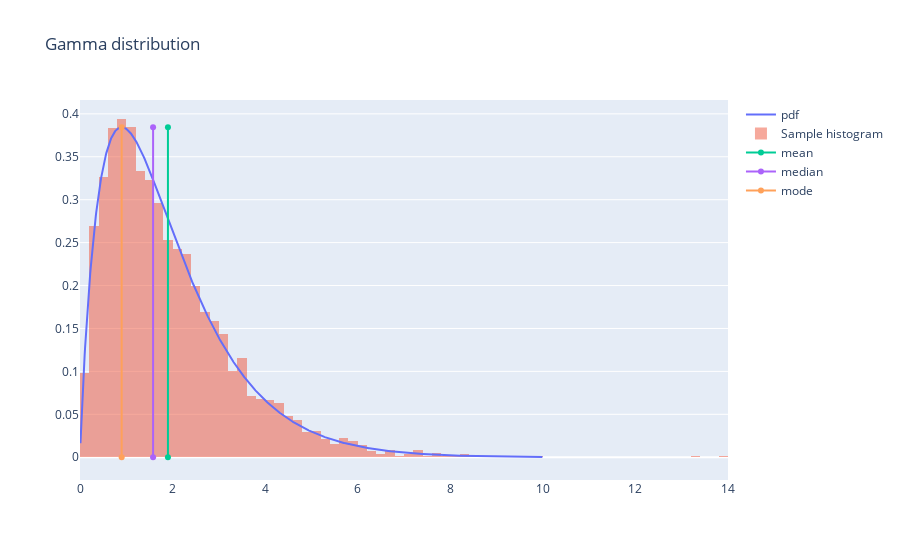

Notebook source saved alongside this figure:
### Code cell
mean = stats.gamma.mean(a)
median = stats.gamma.median(a) 
mode = x[np.argmax(pdf)]
fig = plot_gamma(x, pdf)
y_max = np.max(pdf)
fig.add_trace(make_line(mean, "mean", y_max))
fig.add_trace(make_line(median, "median", y_max))
fig.add_trace(make_line(mode, "mode", y_max))
fig.show()

### Figure 1 — Plotly figure (JSON) as saved in the notebook; plotly's stock layout.template omitted (floating-point values rounded to 4 significant figures; data arrays with more than 128 entries replaced by an {"elided": "..."} marker saying what was removed)
{"data": [{"name": "pdf", "type": "scatter", "x": {"elided": "999 float values"}, "y": {"elided": "999 float values"}}, {"histnorm": "probability density", "name": "Sample histogram", "nbinsx": 100, "opacity": 0.5, "type": "histogram", "x": {"elided": "5000 float values"}}, {"name": "mean", "type": "scatter", "x": [1.9, 1.9], "y": [0, 0.3845]}, {"name": "median", "type": "scatter", "x": [1.579, 1.579], "y": [0, 0.3845]}, {"name": "mode", "type": "scatter", "x": [0.9, 0.9], "y": [0, 0.3845]}], "layout": {"title": {"text": "Gamma distribution"}}}
